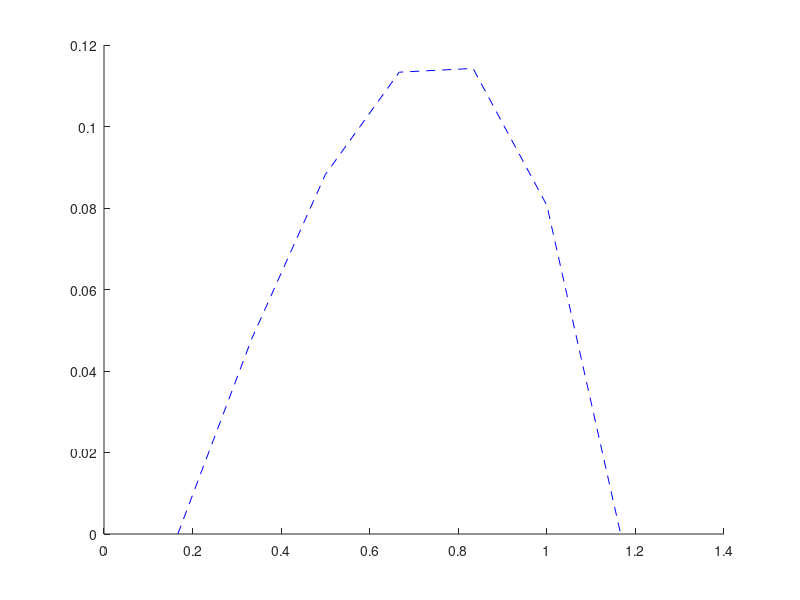

Here is the MATLAB script that generated this plot:
function edo
  clear
  clc
  
  N=7 ; %puntos del dominio
  disp('cantidad de puntos del dominio:'); disp(N);
  n=N-2; %puntos interiores
  disp('cantidad de puntos interiores:'); disp(n);
  x(1)=0;
  x(N)=1;
  h=(x(N)-x(1))/(N-1);
    for i=1:N
    x(i)=h*i;
  end
  disp('el paso es:'); disp(h);
  u(1)=0;
  u(N)=0;
  c= zeros(n);
  identidad= zeros(n);
  c(1,1)= -2;
  c(1,2)=1;
  c(n,n-1)=1;
  c(n,n)= -2;
  for i=1:n
    p(i)=h*i;
  end
  p=p'
  for i=2:n-1
    c(i,i-1)=1;
    c(i,i)=-2;
    c(i,i+1)=1;
  end
  for i=1:n
    identidad(i,i)=1;
  end
  c
  identidad
  A=((-1/0.25^2)*c+identidad)
  s=inv(A)*p
  for i=2:N-1
  u(i)=s(i-1);
  end
  disp('el vector u es igual a:'); disp(u);
  
  hold on
  plot (x,u, '--b')
  
endfunction